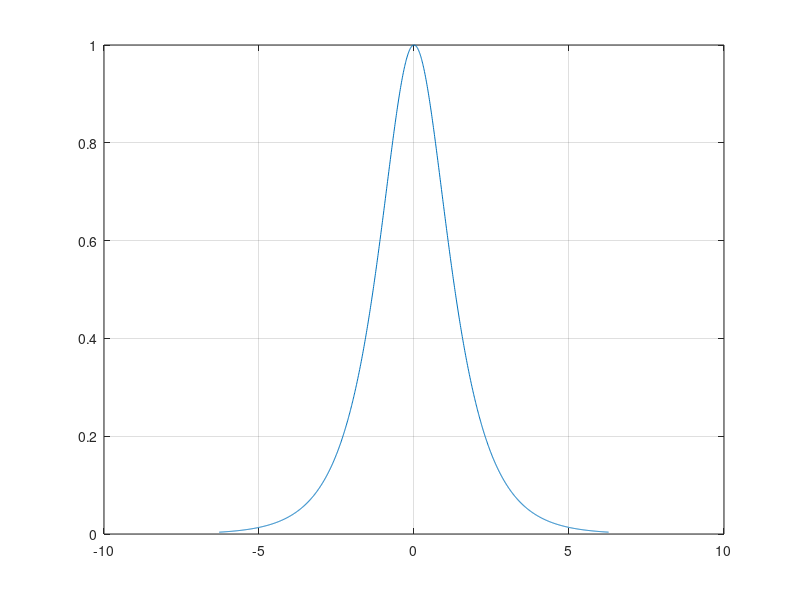

The MATLAB source for this figure:
% Regression test function (black box) for sech
% This function is autogenerated by helpgen.py
function bbtest_success = bbtest_mathfunctions_sech
  bbtest_success = 1;
NumErrors = 0;
try
  x = -2*pi:.01:2*pi;
catch
  NumErrors = NumErrors + 1;
end
try
  plot(x,sech(x)); grid('on');
catch
  NumErrors = NumErrors + 1;
end
try
  mprint('sechplot');
catch
  NumErrors = NumErrors + 1;
end
if (NumErrors ~= 0) bbtest_success = 0; return; end
